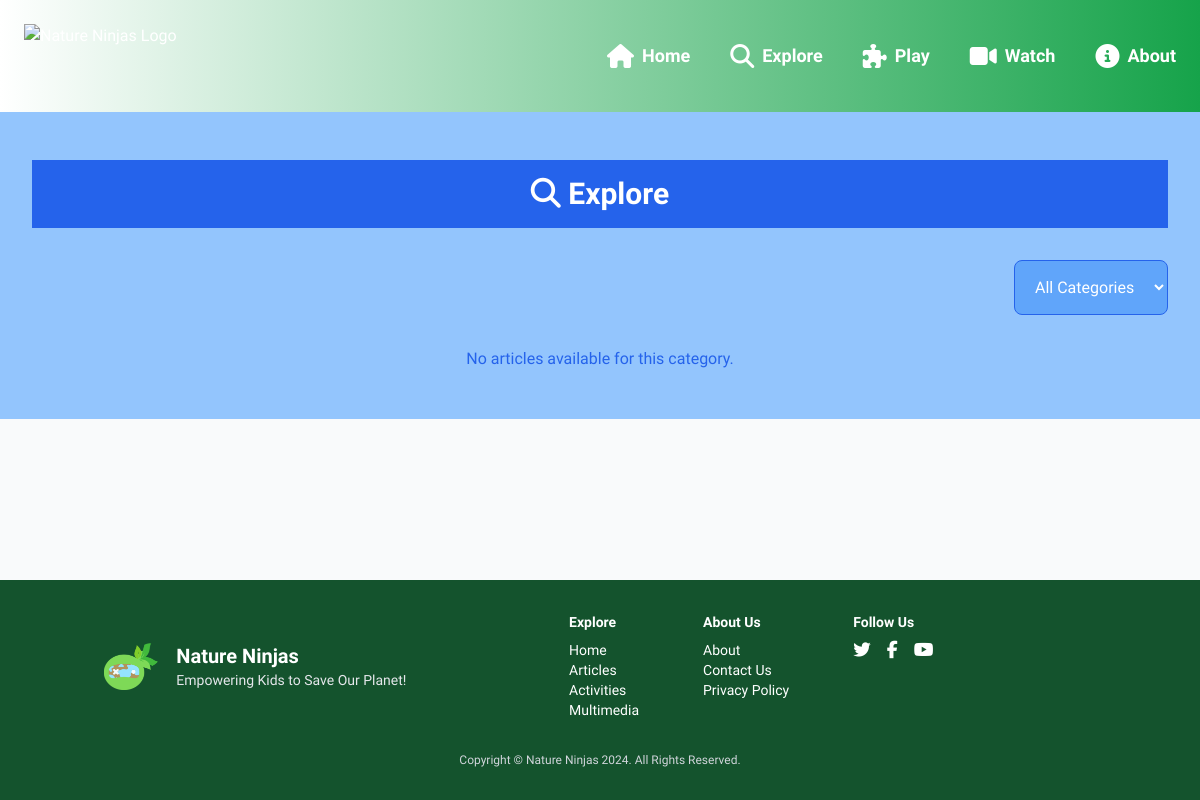
/articles/, run on an earlier commit of the app's database.
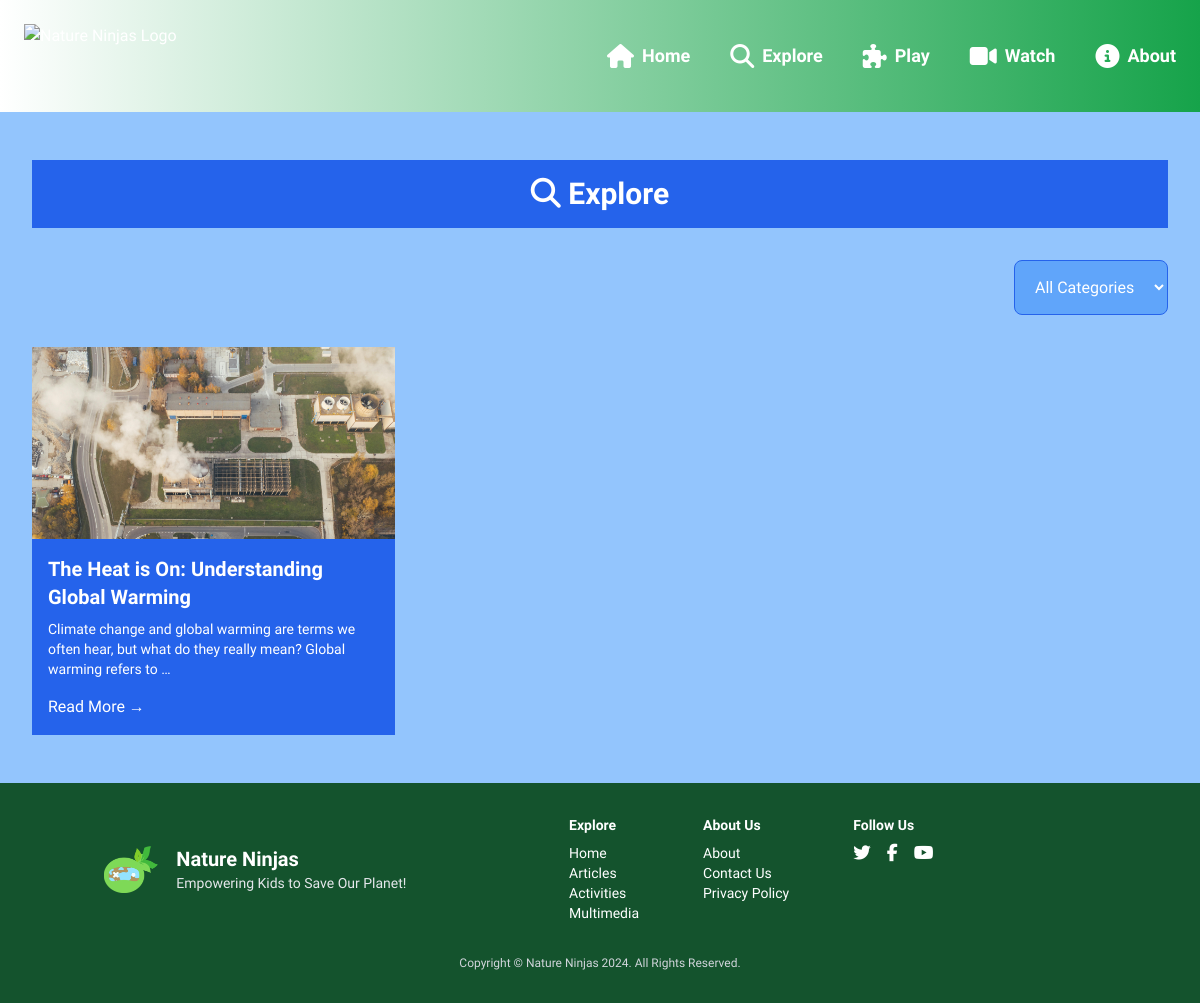
And on a later commit of the database.
### core/models.py (models this page shows, shortened)
class Article(models.Model):
    title = models.CharField(max_length=200)  # Title of the article
    content = models.TextField()  # Main content of the article
    image = models.ImageField(upload_to="articles/")  # Featured image
    slug = models.SlugField(unique=True, blank=True)  # SEO-friendly URL
    created_at = models.DateTimeField(auto_now_add=True)  # Timestamp for when the article was created
    activity = models.ForeignKey(
        'Activity', on_delete=models.SET_NULL, null=True, blank=True, related_name='articles'
    )
    multimedia = models.ForeignKey(
        'Multimedia', on_delete=models.SET_NULL, null=True, blank=True, related_name='articles'
    )
    category = models.ForeignKey(
        'Category', on_delete=models.SET_NULL, null=True, blank=True, related_name='articles'
    )

### core/views.py (the view)
# urls.py: path('articles/', views.article_list, name='articles'),
def article_list(request):
    category_id = request.GET.get('category')
    if category_id:
        articles = Article.objects.filter(category_id=category_id)
    else:
        articles = Article.objects.all()
    categories = Category.objects.all()
    return render(request, 'articles/list.html', {
        'articles': articles,
        'categories': categories,
        'selected_category': category_id,  # Pass the selected category to the template
    })

### core/templates/articles/list.html (shortened to what this page needs)
{% extends 'base.html' %}
{% block content %}
    <div class="py-12 bg-blue-300">
        <div class="max-w-7xl mx-auto px-4 sm:px-6 lg:px-8">
            <div class="bg-blue-600 p-4 mb-8">
                <h2 class="text-3xl font-bold text-white text-center">
                    <i class="fas fa-search text-3xl"></i> <span>Explore</span>
                </h2>
            </div>
            <div class="mb-8">
                <form method="get" id="category-filter-form" class="flex justify-end">
                    <select name="category"
                            class="p-4 border border-blue-600 rounded-lg bg-blue-400 text-white hover:shadow-lg focus:outline-none focus:ring focus:ring-blue-300 transition"
                            onchange="document.getElementById('category-filter-form').submit();">
                        <option value="">All Categories</option>
                    </select>
                </form>
            </div>
            {% if articles %}
                <div class="grid grid-cols-1 sm:grid-cols-2 lg:grid-cols-3 gap-6">
                    {% for article in articles %}
                        <div class="bg-blue-600 overflow-hidden hover:scale-105 transition-transform">
                            <img src="{{ article.image.url }}"
                                 alt="{{ article.title }}"
                                 class="w-full h-48 object-cover" />
                            <div class="p-4 text-white">
                                <h3 class="text-xl font-semibold mb-2">{{ article.title }}</h3>
                                <p class="text-sm mb-4">{{ article.content|truncatewords:20 }}</p>
                                <a href="{% url 'article_detail' article.slug %}"
                                   class="font-medium hover:underline">Read More →</a>
                            </div>
                        </div>
                    {% endfor %}
                </div>
            {% else %}
                <p class="text-center text-blue-600">No articles available for this category.</p>
            {% endif %}
        </div>
    </div>
{% endblock %}

What changed in the data, as far as the page shows it:
added Article: image (picture), title "The Heat is On: Understanding Global Warming", content "Climate change and global warming are terms we often hear, but what do they really mean? Global warming refers to …"
Also different on the page:
text no longer shown: "No articles available for this category."
